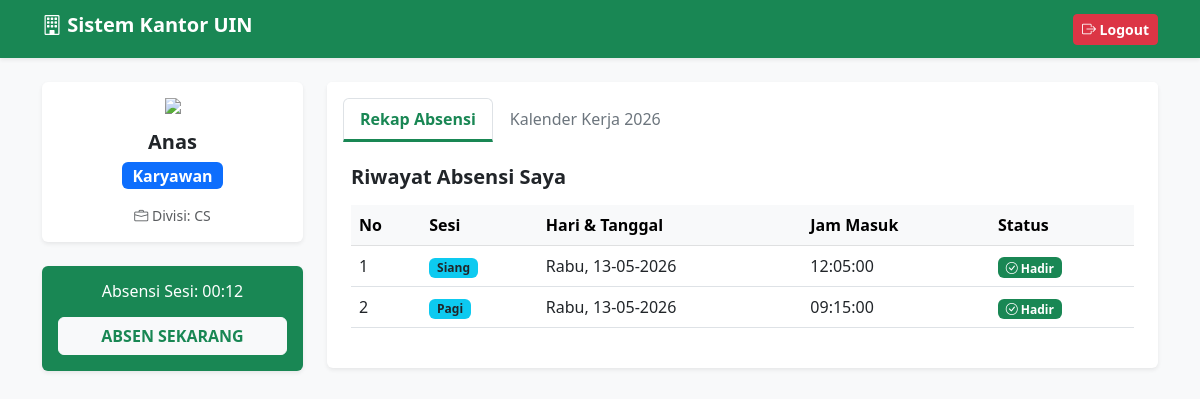
Page /dashboard.php (signed in) on the committed database.
### tables this page shows
CREATE TABLE `absensi` (
  `id_absen` int(11) NOT NULL,
  `username` varchar(50) DEFAULT NULL,
  `tanggal` date DEFAULT NULL,
  `jenis_absen` enum('Pagi','Siang','Sore') DEFAULT NULL,
  `jam_masuk` time DEFAULT NULL,
  `keterangan` enum('Hadir','Izin','Sakit') DEFAULT 'Hadir'
);

### config.php (called while the page is built, shortened)
<?php
class Database {
    private $host = "localhost";
    private $user = "root";
    private $pass = "";
    private $db   = "db_absensi";
    public function __construct() {
        $this->conn = new mysqli($this->host, $this->user, $this->pass, $this->db);
    }
}
?>

### auth.php (called while the page is built, shortened)
<?php
require_once 'config.php';
class Auth extends Database {
    public function getRekap($role, $username = null) {
        if ($role == 'Admin' || $role == 'Pendiri') {
            return $this->conn->query("SELECT absensi.*, users.nama_lengkap, users.role as user_role, users.divisi FROM absensi JOIN users ON absensi.username = users.username ORDER BY tanggal DESC, jam_masuk DESC");
        } else {
            return $this->conn->query("SELECT * FROM absensi WHERE username = '$username' ORDER BY tanggal DESC, jam_masuk DESC");
        }
    }
}
?>

### dashboard.php (the view, shortened to what this page needs)
<?php
require_once 'auth.php';
$auth = new Auth();
?>
<!DOCTYPE html>
<html lang="id">
<head>
    <link href="https://cdn.jsdelivr.net/npm/bootstrap@5.3.0/dist/css/bootstrap.min.css" rel="stylesheet">
    <link rel="stylesheet" href="https://cdn.jsdelivr.net/npm/bootstrap-icons@1.10.5/font/bootstrap-icons.css">
</head>
<body class="bg-light">
    <nav class="navbar navbar-dark bg-success shadow-sm mb-4">
        <div class="container">
            <span class="navbar-brand h1 fw-bold"><i class="bi bi-building"></i> Sistem Kantor UIN</span>
            <a href="logout.php" class="btn btn-danger btn-sm fw-bold"><i class="bi bi-box-arrow-right"></i> Logout</a>
        </div>
    </nav>
    <div class="container">
        <div class="row">
            <div class="col-md-3">
                <div class="card text-center shadow-sm mb-4 border-0">
                    <div class="card-body">
                        <img src="https://cdn-icons-png.flaticon.com/512/3135/3135715.png" width="80" class="mb-3">
                        <h5 class="fw-bold"><?=$_SESSION['nama']?></h5>
                        <p class="badge bg-primary fs-6"><?=$_SESSION['role']?></p>
                        <?php if ($_SESSION['role'] != 'Pendiri'): ?>
    <p class="text-muted small mb-0"><i class="bi bi-briefcase"></i> Divisi: <?= isset($_SESSION['divisi']) ? $_SESSION['divisi'] : '-' ?></p>
<?php endif; ?>
                    </div>
                </div>
                <?php if ($_SESSION['role'] != 'Admin'): ?>
                <div class="card shadow-sm border-0 bg-success text-white text-center mb-4">
                    <div class="card-body">
                        <h6>Absensi Sesi: <?=date('H:i')?></h6>
                        <form method="POST"><button type="submit" name="absen_sekarang" class="btn btn-light fw-bold w-100 mt-2 text-success">ABSEN SEKARANG</button></form>
                    </div>
                </div>
                <?php endif; ?>
            </div>
            <div class="col-md-9">
                <div class="card shadow-sm border-0">
                    <div class="card-header bg-white pt-3 pb-0 border-0">
                        <ul class="nav nav-tabs border-0" id="myTab" role="tablist">
                            <li class="nav-item"><button class="nav-link active" data-bs-toggle="tab" data-bs-target="#absen">Rekap Absensi</button></li>
                            <li class="nav-item"><button class="nav-link" data-bs-toggle="tab" data-bs-target="#kalender">Kalender Kerja 2026</button></li>
                        </ul>
                    </div>
                    <div class="card-body p-4 tab-content">
                        <div class="tab-pane fade show active" id="absen">
                            <h5 class="fw-bold mb-3"><?=($_SESSION['role'] == 'Admin' || $_SESSION['role'] == 'Pendiri') ? "Rekap Seluruh Karyawan" : "Riwayat Absensi Saya"?></h5>
                            <div class="table-responsive">
                                <table class="table table-hover align-middle">
                                    <thead class="table-light"><tr>
                                        <th>No</th>
                                        <th>Sesi</th><th>Hari & Tanggal</th><th>Jam Masuk</th><th>Status</th>
                                    </tr></thead>
                                    <tbody>
                                        <?php
                                        $rekap = $auth->getRekap($_SESSION['role'], $_SESSION['username']); $no=1;
                                        $daftar_hari = ['Sunday'=>'Minggu','Monday'=>'Senin','Tuesday'=>'Selasa','Wednesday'=>'Rabu','Thursday'=>'Kamis','Friday'=>'Jumat','Saturday'=>'Sabtu'];
                                        while($row = $rekap->fetch_assoc()): ?>
                                        <tr>
                                            <td><?=$no++?></td>
                                            <td><span class="badge bg-info text-dark"><?=$row['jenis_absen']?></span></td>
                                            <td><?=$daftar_hari[date('l', strtotime($row['tanggal']))]?>, <?=date('d-m-Y', strtotime($row['tanggal']))?></td>
                                            <td><?=$row['jam_masuk']?></td>
                                            <td><span class="badge bg-success"><i class="bi bi-check-circle"></i> <?=$row['keterangan']?></span></td>
                                        </tr>
                                        <?php endwhile; ?>
                                    </tbody>
                                </table>
                            </div>
                        </div>
                    </div>
                </div>
            </div>
        </div>
    </div>
</body>
</html>

### dashboard.php (style rules this page uses)
.nav-tabs .nav-link.active { font-weight: bold; color: #198754; border-bottom: 3px solid #198754; }
.nav-tabs .nav-link { color: #6c757d; }

### rows in the picture
absensi: jenis_absen "Siang", tanggal "Rabu", tanggal "13-05-2026", jam_masuk "12:05:00", keterangan "Hadir"
absensi: jenis_absen "Pagi", tanggal "Rabu", tanggal "13-05-2026", jam_masuk "09:15:00", keterangan "Hadir"

### other values in the picture
$_SESSION['nama'] "Anas"
$_SESSION['role'] "Karyawan"
$_SESSION['divisi'] "CS"
